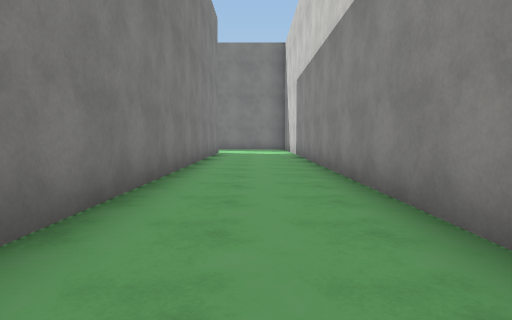
View 1 (above)

23 first-person views from a walk through a 3-D level made in the Unity game engine. The camera is 1.2 m above the floor, tilts 4° down and sees 75° across. The floor is counted in squares, 2 m on a side. Each view is taken from the middle of a square. On the plan, view 1 faces up. The plan holds only what a view shows up to about 10 squares ahead; the rest is blank. The place goes on beyond the plan. Surface patterns are stand-ins for the level's own textures.

View 2
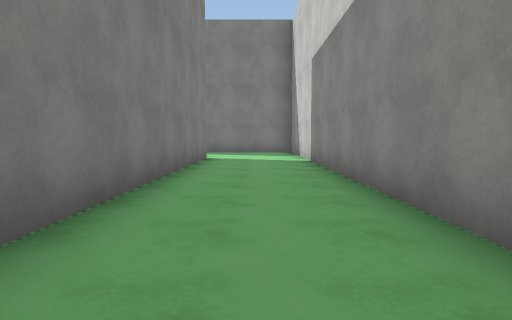

View 3
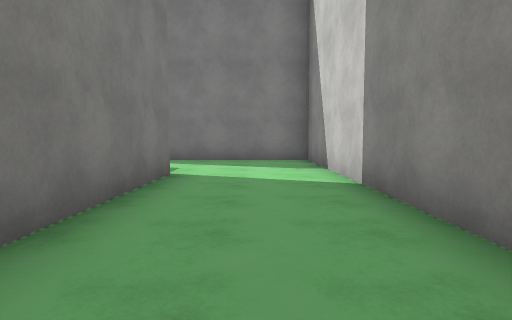

View 4
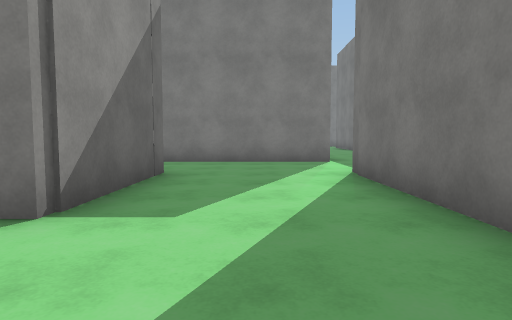

View 5
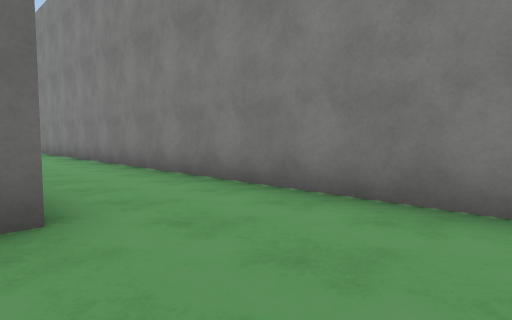

View 6
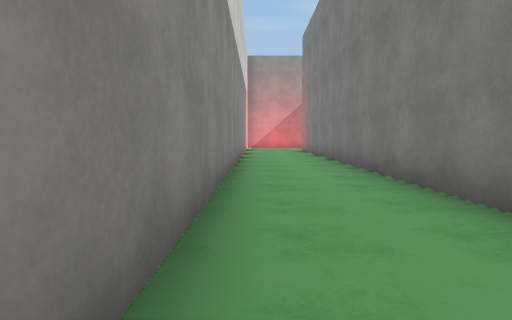

View 7
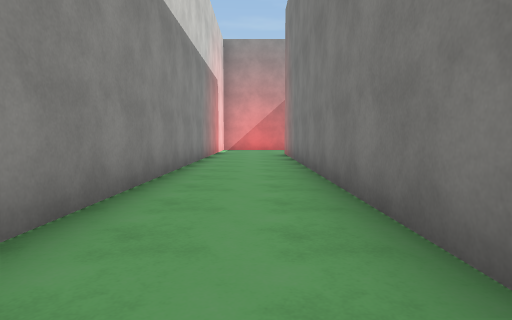

View 8
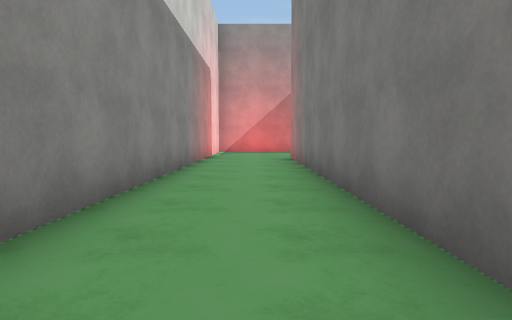

View 9
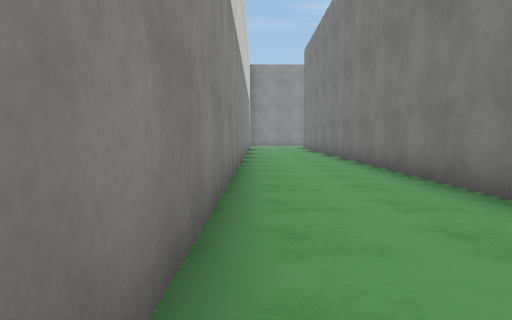

View 10
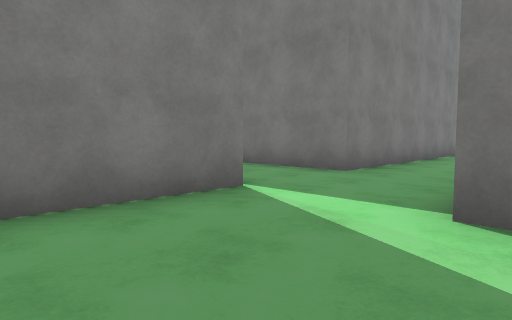

View 11
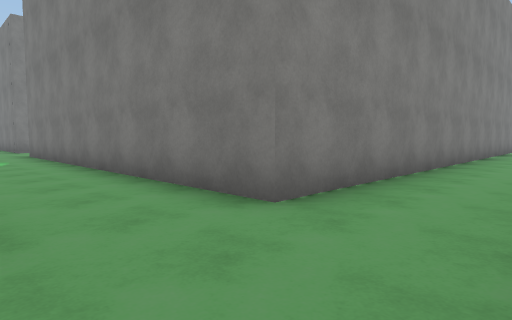

View 12
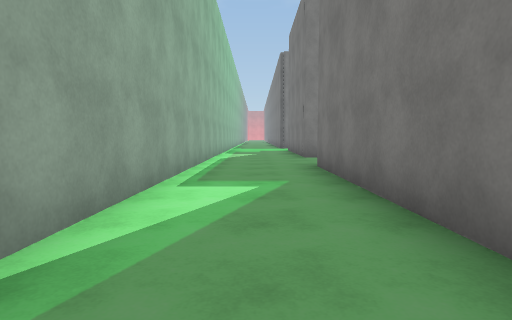

View 13
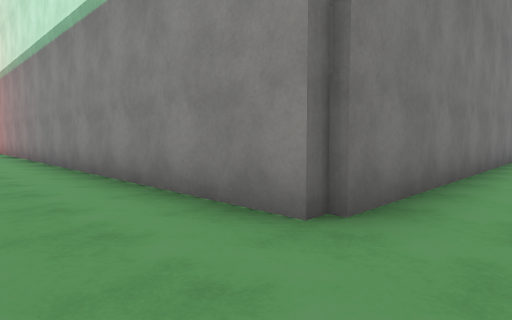

View 14
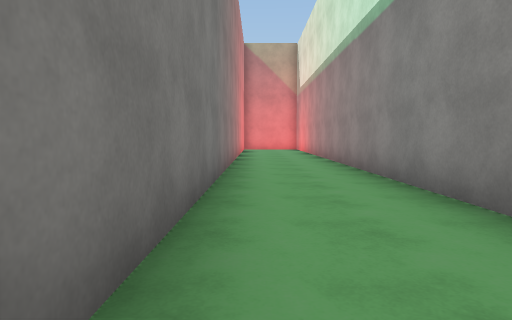

View 15
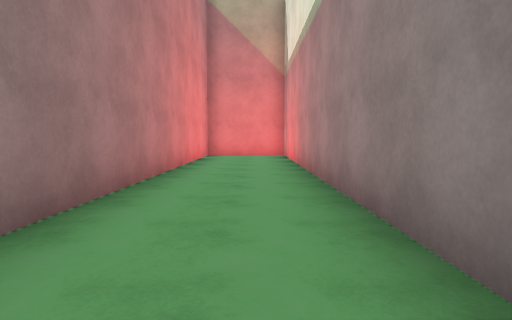

View 16
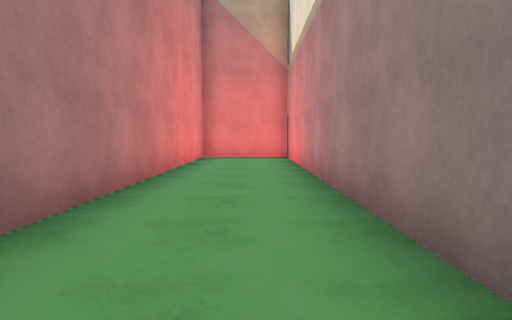

View 17
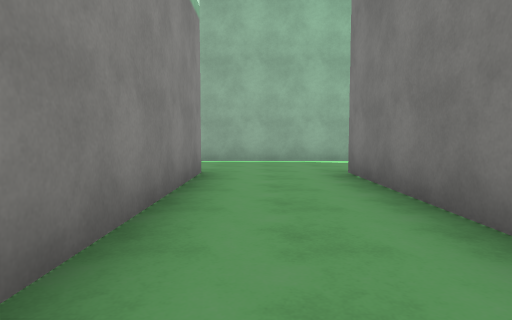

View 18
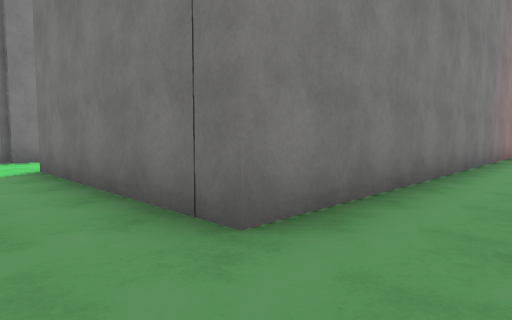

View 19
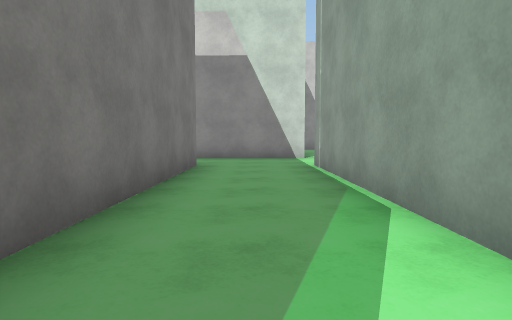

View 20
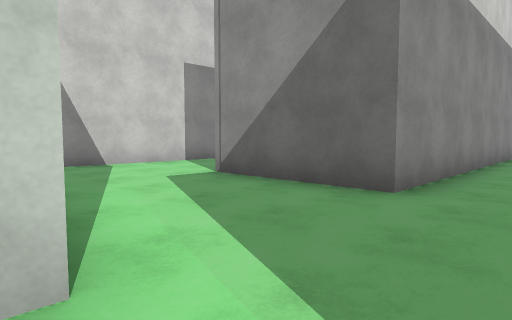

View 21
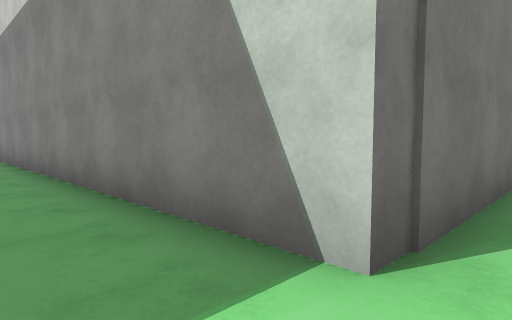

View 22
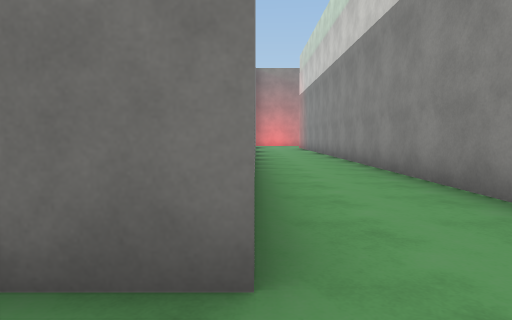

View 23
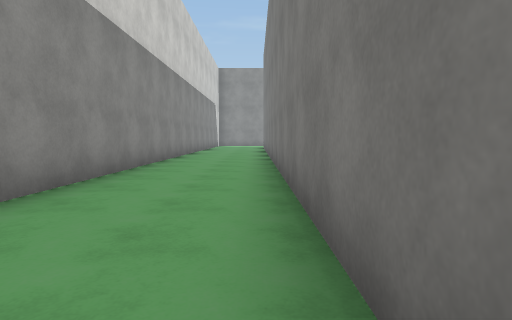

### Floor plan
Points are (right, up) in squares from view 1. A wall is a line through its corners. A room is listed if a view was taken in it or the views show most of it. See-through windows are left out.
Room 1 (views 1, 2, 3, 4, 5, 6, 7, 8, 9, 10, 11, 20, 21, 23)
walls: (1.4, -3.3) (1.4, 15.6) (-4.6, 15.6) (-4.6, 16.6); (-7, 15.8) (-7, -3.4); (-4.6, -3.5) (-4.6, 12.5) (-1.4, 12.5) (-1.4, -3.5)
ways out: opening at (-5.5, 16) to room 2
Room 2 (views 12, 13, 14, 15, 16, 17, 18, 19, 22)
walls: (-7, 28.2) (-7, 18.3) (-17.1, 18.3) (-17.1, 37); (-4.6, 16.6) (-4.6, 27.1); (-17, 36.7) (-19.5, 36.7) (-19.5, 18.4) (-23.5, 18.4); (-20.4, 15.8) (-7, 15.8)
ways out: opening at (-5.5, 16) to room 1

Positions as (right, up) in squares from view 1, and headings:
1: (0, 0), facing up
2: (0, 3), facing up
3: (0, 7), facing up
4: (1, 14), facing left
5: (-4, 15), facing down-left
6: (-5, 10), facing down
7: (-6, 7), facing down
8: (-6, 5), facing down
9: (1, 6), facing down
10: (-4, 13), facing up-left
11: (-5, 16), facing up-left
12: (-10, 17), facing left
13: (-19, 17), facing up-right
14: (-19, 21), facing up
15: (-18, 26), facing up
16: (-18, 27), facing up
17: (-18, 24), facing down
18: (-18, 17), facing up-left
19: (-14, 17), facing right
20: (-6, 16), facing down-right
21: (-6, 15), facing up-right
22: (-7, 17), facing up
23: (-1, 7), facing down
